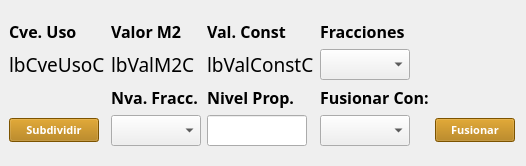
                   <widget class="QWidget" name="wFraccionP_2" native="true">
                    <layout class="QGridLayout" name="gridLayout_22">
                     <property name="leftMargin">
                      <number>9</number>
                     </property>
                     <property name="topMargin">
                      <number>20</number>
                     </property>
                     <property name="bottomMargin">
                      <number>20</number>
                     </property>
                     <item row="4" column="6">
                      <widget class="QLabel" name="label_84">
                       <property name="font">
                        <font>
                         <family>Century Gothic</family>
                         <pointsize>12</pointsize>
                         <weight>75</weight>
                         <bold>true</bold>
                        </font>
                       </property>
                       <property name="text">
                        <string>Fusionar Con:</string>
                       </property>
                      </widget>
                     </item>
                     <item row="0" column="0">
                      <widget class="QLabel" name="label_78">
                       <property name="font">
                        <font>
                         <family>Century Gothic</family>
                         <pointsize>12</pointsize>
                         <weight>75</weight>
                         <bold>true</bold>
                        </font>
                       </property>
                       <property name="text">
                        <string>Cve. Uso</string>
                       </property>
                      </widget>
                     </item>
                     <item row="5" column="0">
                      <widget class="QPushButton" name="btnSubdividirC">
                       <property name="maximumSize">
                        <size>
                         <width>90</width>
                         <height>16777215</height>
                        </size>
                       </property>
                       <property name="font">
                        <font>
                         <family>Century Gothic</family>
                         <pointsize>8</pointsize>
                         <weight>75</weight>
                         <bold>true</bold>
                        </font>
                       </property>
                       <property name="styleSheet">
                        <string notr="true">QPushButton{
background : rgb(174, 116, 0);
color : rgb(255, 255, 255)
}
QPushButton::disabled {
background : rgb(187, 129, 13);
color : rgb(245,245,245);
border: 1px solid #adb2b5;
}</string>
                       </property>
                       <property name="text">
                        <string>Subdividir</string>
                       </property>
                      </widget>
                     </item>
                     <item row="1" column="1">
                      <widget class="QLabel" name="lbValM2C">
                       <property name="font">
                        <font>
                         <family>Century Gothic</family>
                         <pointsize>14</pointsize>
                         <weight>50</weight>
                         <bold>false</bold>
                        </font>
                       </property>
                       <property name="text">
                        <string>lbValM2C</string>
                       </property>
                      </widget>
                     </item>
                     <item row="0" column="6">
                      <widget class="QLabel" name="label_81">
                       <property name="font">
                        <font>
                         <family>Century Gothic</family>
                         <pointsize>12</pointsize>
                         <weight>75</weight>
                         <bold>true</bold>
                        </font>
                       </property>
                       <property name="text">
                        <string>Fracciones</string>
                       </property>
                      </widget>
                     </item>
                     <item row="5" column="2">
                      <widget class="QLineEdit" name="leNivPropC">
                       <property name="maximumSize">
                        <size>
                         <width>100</width>
                         <height>16777215</height>
                        </size>
                       </property>
                       <property name="font">
                        <font>
                         <family>Century Gothic</family>
                         <pointsize>12</pointsize>
                         <weight>50</weight>
                         <bold>false</bold>
                        </font>
                       </property>
                       <property name="maxLength">
                        <number>5</number>
                       </property>
                      </widget>
                     </item>
                     <item row="4" column="2">
                      <widget class="QLabel" name="label_83">
                       <property name="font">
                        <font>
                         <family>Century Gothic</family>
                         <pointsize>12</pointsize>
                         <weight>75</weight>
                         <bold>true</bold>
                        </font>
                       </property>
                       <property name="text">
                        <string>Nivel Prop.</string>
                       </property>
                      </widget>
                     </item>
                     <item row="5" column="6">
                      <widget class="QComboBox" name="cmbConC">
                       <property name="maximumSize">
                        <size>
                         <width>90</width>
                         <height>16777215</height>
                        </size>
                       </property>
                       <property name="font">
                        <font>
                         <pointsize>14</pointsize>
                         <weight>75</weight>
                         <bold>true</bold>
                        </font>
                       </property>
                       <property name="styleSheet">
                        <string notr="true">QComboBox QAbstractItemView::item { min-height: 25;}
QListView{color: black ; font-size: 16px; outline:none; font-weight:bold}QListView::item:selected { color: red; background-color: lightgray;}</string>
                       </property>
                      </widget>
                     </item>
                     <item row="5" column="1">
                      <widget class="QComboBox" name="cmbNvaFraccC">
                       <property name="maximumSize">
                        <size>
                         <width>90</width>
                         <height>16777215</height>
                        </size>
                       </property>
                       <property name="font">
                        <font>
                         <pointsize>14</pointsize>
                         <weight>75</weight>
                         <bold>true</bold>
                        </font>
                       </property>
                       <property name="styleSheet">
                        <string notr="true">QComboBox QAbstractItemView::item { min-height: 25;}
QListView{color: black ; font-size: 16px; outline:none; font-weight:bold}QListView::item:selected { color: red; background-color: lightgray;}</string>
                       </property>
                      </widget>
                     </item>
                     <item row="0" column="2">
                      <widget class="QLabel" name="label_80">
                       <property name="font">
                        <font>
                         <family>Century Gothic</family>
                         <pointsize>12</pointsize>
                         <weight>75</weight>
                         <bold>true</bold>
                        </font>
                       </property>
                       <property name="text">
                        <string>Val. Const</string>
                       </property>
                      </widget>
                     </item>
                     <item row="4" column="1">
                      <widget class="QLabel" name="label_82">
                       <property name="font">
                        <font>
                         <family>Century Gothic</family>
                         <pointsize>12</pointsize>
                         <weight>75</weight>
                         <bold>true</bold>
                        </font>
                       </property>
                       <property name="text">
                        <string>Nva. Fracc.</string>
                       </property>
                      </widget>
                     </item>
                     <item row="5" column="7">
                      <widget class="QPushButton" name="btnFusionarC">
                       <property name="maximumSize">
                        <size>
                         <width>90</width>
                         <height>16777215</height>
                        </size>
                       </property>
                       <property name="font">
                        <font>
                         <family>Century Gothic</family>
                         <pointsize>8</pointsize>
                         <weight>75</weight>
                         <bold>true</bold>
                        </font>
                       </property>
                       <property name="styleSheet">
                        <string notr="true">QPushButton{
background : rgb(174, 116, 0);
color : rgb(255, 255, 255)
}
QPushButton::disabled {
background : rgb(187, 129, 13);
color : rgb(245,245,245);
border: 1px solid #adb2b5;
}</string>
                       </property>
                       <property name="text">
                        <string>Fusionar</string>
                       </property>
                      </widget>
                     </item>
                     <item row="0" column="1">
                      <widget class="QLabel" name="label_79">
                       <property name="font">
                        <font>
                         <family>Century Gothic</family>
                         <pointsize>12</pointsize>
                         <weight>75</weight>
                         <bold>true</bold>
                        </font>
                       </property>
                       <property name="text">
                        <string>Valor M2</string>
                       </property>
                      </widget>
                     </item>
                     <item row="1" column="6">
                      <widget class="QComboBox" name="cmbFraccionesC">
                       <property name="maximumSize">
                        <size>
                         <width>90</width>
                         <height>16777215</height>
                        </size>
                       </property>
                       <property name="font">
                        <font>
                         <pointsize>14</pointsize>
                         <weight>75</weight>
                         <bold>true</bold>
                        </font>
                       </property>
                       <property name="styleSheet">
                        <string notr="true">QComboBox QAbstractItemView::item { min-height: 25;}
QListView{color: black ; font-size: 16px; outline:none; font-weight:bold}QListView::item:selected { color: red; background-color: lightgray;}</string>
                       </property>
                      </widget>
                     </item>
                     <item row="1" column="2">
                      <widget class="QLabel" name="lbValConstC">
                       <property name="font">
                        <font>
                         <family>Century Gothic</family>
                         <pointsize>14</pointsize>
                         <weight>50</weight>
                         <bold>false</bold>
                        </font>
                       </property>
                       <property name="text">
                        <string>lbValConstC</string>
                       </property>
                      </widget>
                     </item>
                     <item row="1" column="0">
                      <widget class="QLabel" name="lbCveUsoC">
                       <property name="font">
                        <font>
                         <family>Century Gothic</family>
                         <pointsize>14</pointsize>
                         <weight>50</weight>
                         <bold>false</bold>
                        </font>
                       </property>
                       <property name="text">
                        <string>lbCveUsoC</string>
                       </property>
                      </widget>
                     </item>
                    </layout>
                   </widget>
